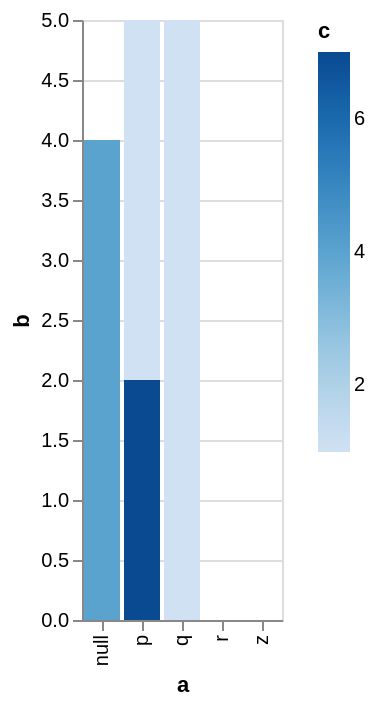

Write the Vega-Lite specification saved for this chart.
### Vega-Lite specification from a JSON file in a GitHub repository (floating-point values rounded to 4 significant figures)
{"$schema": "https://vega.github.io/schema/vega-lite/v6.json", "data": {"values": [{"a": "p", "b": 3, "c": 1}, {"a": "q", "b": null, "c": 2}, {"a": "z", "b": null, "c": 3}, {"a": null, "b": 4, "c": 4}, {"a": "q", "b": 5, "c": null}, {"a": "r", "b": "NaN", "c": 6}, {"a": "p", "b": 2, "c": 7}]}, "mark": {"type": "bar", "invalid": null}, "encoding": {"x": {"field": "a", "type": "nominal"}, "y": {"field": "b", "type": "quantitative"}, "color": {"field": "c", "type": "quantitative"}}}
